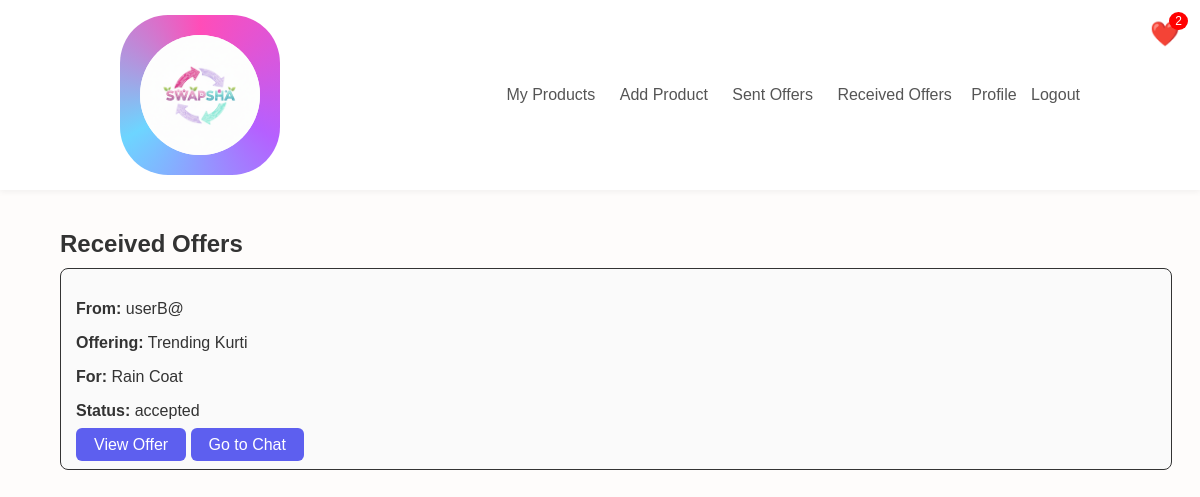
Page /barter/offers/received/ (signed in) on the earlier database version.
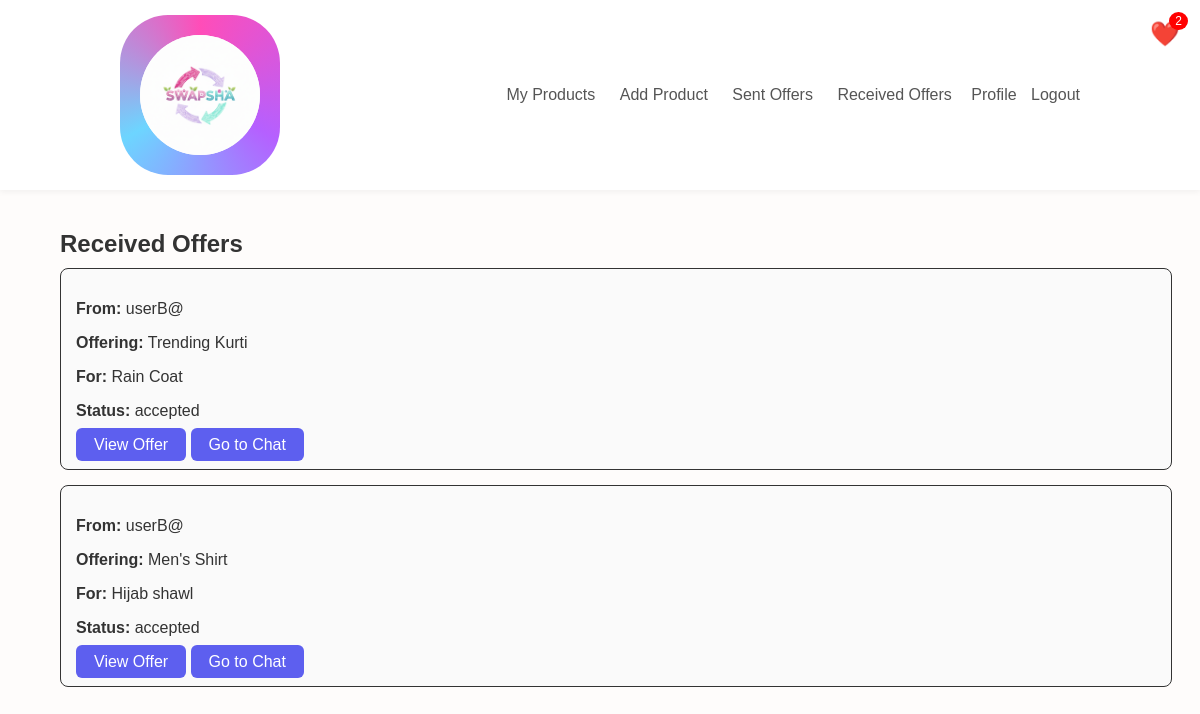
Same page on the later database version.
### barter/models.py (models this page shows)
class Offer(models.Model):
    sender = models.ForeignKey(User, related_name='sent_offers', on_delete=models.CASCADE)
    receiver = models.ForeignKey(User, related_name='received_offers', on_delete=models.CASCADE)
    sender_product = models.ForeignKey(Product, related_name='sender_product', on_delete=models.CASCADE)
    receiver_product = models.ForeignKey(Product, related_name='receiver_product', on_delete=models.CASCADE)
    message = models.TextField(blank=True, null=True)
    status = models.CharField(max_length=20, default='pending')  # pending/accepted/rejected
    created_at = models.DateTimeField(auto_now_add=True)

### products/models.py (models this page shows)
class Product(models.Model):
    CATEGORY_CHOICES = [
        ('electronics', 'Electronics'),
        ('fashion', 'Fashion'),
        ('books', 'Books'),
        ('furniture', 'Furniture'),
        ('others', 'Others'),
    ]
    user = models.ForeignKey(User, on_delete=models.CASCADE)
    title = models.CharField(max_length=200)
    description = models.TextField()
    category = models.CharField(max_length=50, choices=CATEGORY_CHOICES)
    estimated_value = models.DecimalField(max_digits=10, decimal_places=2)
    condition = models.CharField(max_length=50)
    image = models.ImageField(upload_to='product_images/')
    created_at = models.DateTimeField(auto_now_add=True)
    tags = models.CharField(max_length=200, blank=True, null=True, default='')

### barter/views.py (the view)
# urls.py: path('offers/received/', views.received_offers, name='received_offers'),
@login_required
def received_offers(request):
    offers = Offer.objects.filter(receiver=request.user)
    return render(request, 'barter/received_offers.html', {'offers': offers})

### templates/barter/received_offers.html (shortened to what this page needs)
{% extends 'base.html' %}
{% block content %}
<h2>Received Offers</h2>
{% for o in offers %}
    <div class="card">
        <p><strong>From:</strong> {{ o.sender.username }}</p>
        <p><strong>Offering:</strong> {{ o.sender_product.title }}</p>
        <p><strong>For:</strong> {{ o.receiver_product.title }}</p>
        <p><strong>Status:</strong> {{ o.status }}</p>
        <a href="{% url 'offer_detail' o.id %}" class="btn">View Offer</a>
        {% if o.status == 'accepted' %}
            <a href="{% url 'offer_chat_page' o.id %}" class="btn">Go to Chat</a>
        {% endif %}
    </div>
{% empty %}
    <p>No received offers yet.</p>
{% endfor %}
{% endblock %}

### templates/base.html (shortened to what this page needs)
{% load static %}
<!DOCTYPE html>
<html lang="en">
<head>
    <link rel="stylesheet" href="{% static 'css/styles.css' %}">
</head>
<body>
    <nav class="navbar">
        <div class="logo">
    <a href="{% url 'home' %}" style="display:flex; align-items:center;">
        <div style="
            height:140px;
            width:140px;
            border-radius:30%;
            background: conic-gradient(
                #ff4db8,
                #b560ff,
                #6dd5ff,
                #ff4db8
            );
            padding:10px;
            display:flex;
            justify-content:center;
            align-items:center;
        ">
            <img src="{% static 'images/logo.png' %}"
                alt="Swapsha Logo"
                style="
                    height:120px;
                    width:120px;
                    border-radius:50%;
                    object-fit:cover;
                    background:white;
                ">
        </div>
    </a>
</div>
        <div class="nav-links">
            <a href="{% url 'my_products' %}">My Products</a>
            <a href="{% url 'add_product' %}">Add Product</a>
            <a href="{% url 'sent_offers' %}">Sent Offers</a>
    <a href="{% url 'received_offers' %}">
        Received Offers
    </a>
            {% if user.is_authenticated %}
                <div class="wishlist-icon">
                <a href="{% url 'wishlist' %}" style="position: relative; display: inline-block; font-size: 24px; color: #333;">
                ❤️
            <span id="wishlistCount"
                style="position: absolute; top: -8px; right: -8px; background:red; color:white; border-radius:50%; padding: 2px 6px; font-size:12px;">
            {{ request.user.favorites.count }}
            </span>
    </a>
</div>
{% endif %}
            {% if request.user.is_authenticated %}
                <a href="{% url 'profile' %}" style="margin-left:15px;">Profile</a>
                <a href="{% url 'logout' %}" style="margin-left:10px;">Logout</a>
            {% else %}
                <a href="{% url 'login' %}" style="margin-left:15px;">Login</a>
                <a href="{% url 'register' %}" style="margin-left:10px;">Register</a>
            {% endif %}
        </div>
    </nav>
    <div class="container">
        {% block content %}
        {% endblock %}
    </div>
</body>
</html>

### static/css/styles.css (style rules this page uses)
body { font-family: 'Poppins', sans-serif; background-color: #fefcfb; color: #333; margin: 0; padding: 0; }
a { text-decoration: none; color: #333; }
h1, h2, h3, h4, h5, h6 { font-weight: 600; margin-bottom: 10px; }
.container { width: 90%; max-width: 1200px; margin: 0 auto; padding: 20px 0; }
.navbar { display: flex; justify-content: space-between; align-items: center; background-color: #fff; padding: 15px 10%; box-shadow: 0 2px 6px rgba(0,0,0,0.05); position: sticky; top: 0; z-index: 100; }
.navbar .logo a { font-size: 24px; font-weight: 700; color: #5D5FEF; }
.navbar .nav-links a { margin-left: 20px; font-weight: 500; color: #555; transition: color 0.3s; }
.btn { background-color: #5D5FEF; color: #fff; padding: 8px 18px; border: none; border-radius: 6px; font-weight: 500; cursor: pointer; transition: background 0.3s; }
img { display: block; max-width: 100%; }
.wishlist-icon { position: fixed; top: 20px; right: 20px; z-index: 1000; cursor: pointer; transition: transform 0.2s ease; }

### templates/barter/received_offers.html (style rules this page uses)
.card { border: 1px solid #333 !important; border-radius: 8px !important; padding: 15px !important; margin-bottom: 15px !important; background: #fafafa !important; width: 100% !important; }

Differences in the rows shown:
added Offer: sender.username "userB@", sender_product "Men's Shirt", receiver_product "Hijab shawl", status "accepted", shows "Go to Chat"
